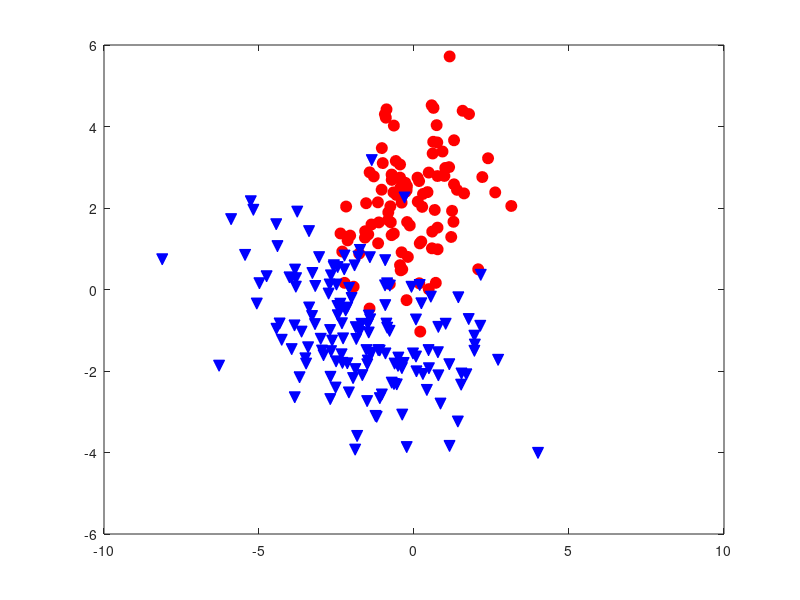

Write the MATLAB code that produced this figure. (Note: this script raises an error after producing the figure.)
clear all
close all

%%
% Script � compl�ter pour r�alise le TP 

randn('state', 1200)

% G�n�ration des donn�es
vmu1 = [0; 2];
vmu2 = [-2; -1];
vSIGMA1 = 1.5*[1 0.1; 0.1 1];
vSIGMA2 = 3.5*[1 -0.25; -0.25 1/2];


n1 = 100; % nombre de points classe 1
n2 = 150; % nombre de points classe 2

% generation de donnees aleatoires suivant lois gaussiennes
% classe 1
X1 =  mvnrnd(vmu1, vSIGMA1,n1);   
Y1 = ones(n1, 1);
% classe 2
X2 =  mvnrnd(vmu2, vSIGMA2,n2);    
Y2 = zeros(n2, 1);


figure, plot(X1(:,1), X1(:,2), 'ro', 'markersize', 8, 'markerfacecolor', 'r')
hold on
plot(X2(:,1), X2(:,2), 'bv', 'markersize', 8, 'markerfacecolor', 'b')


% Dans la suite on ne travaillera qu'avec X et Y
% matrice des donn�es
X = [X1; X2]; clear X1 X2

% vecteur des labels
Y = [Y1; Y2]; clear Y1 Y2
lambda = 1e-6;
[theta, allJ] = reglogclass(X,Y,lambda);
ypred = reglogval(X,theta);

erreur = mean(ypred~=Y);
%erreur = 100*(length(find(ypred~=Y))/length(ypred))

figure(1)
M = 200;
[aux1,aux2]=meshgrid(linspace(-5,5,M));
aux=[reshape(aux1,M*M,1) reshape(aux2,M*M,1)];
Score = [ones(M*M, 1) aux]*theta;
figure(1), hold on
[c,h]=contour(aux1,aux2,reshape(Score, M,M), [0 0], 'g', 'Linewidth',2);
clabel(c,h);

%% Classification
